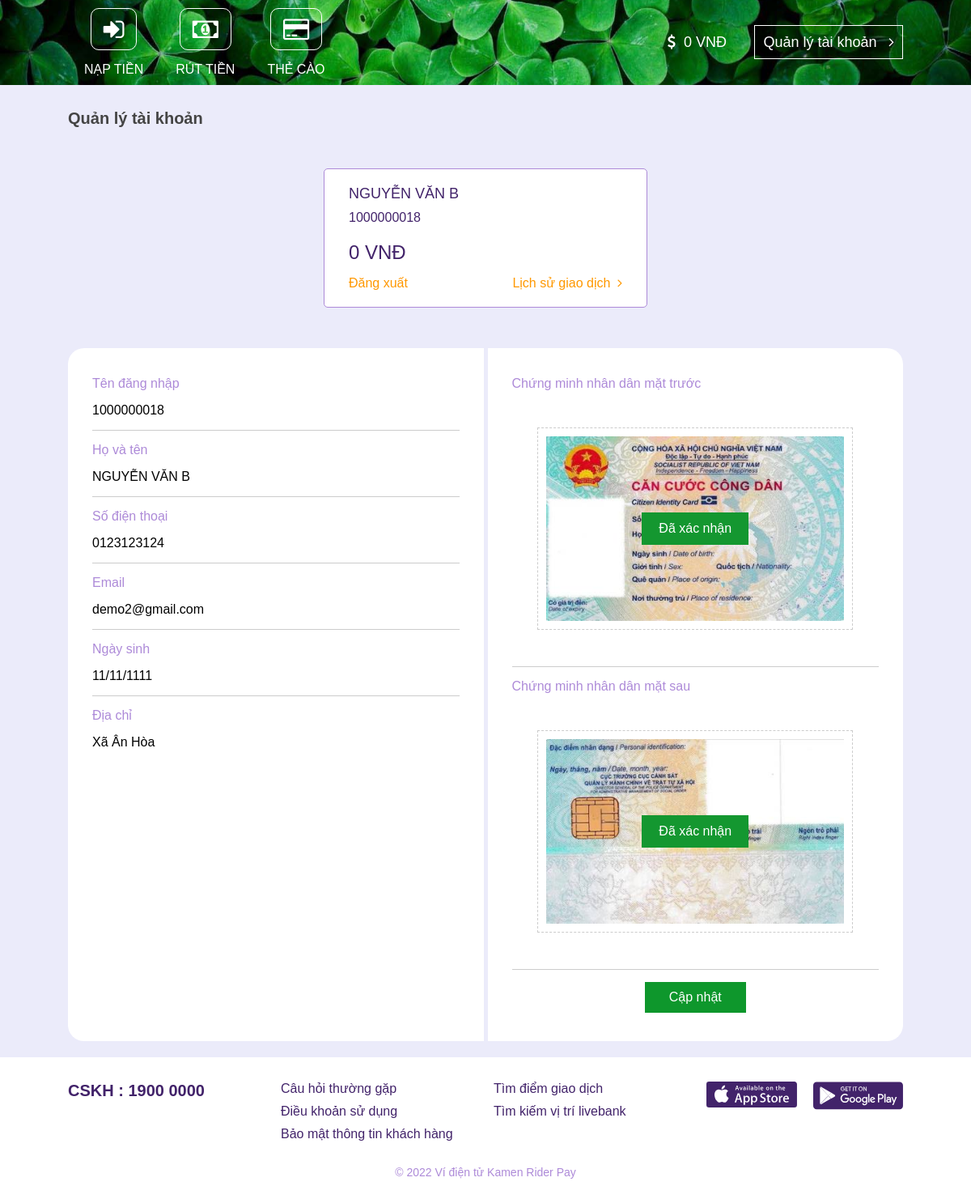
The app's page / (signed in) with its own data.
### tables this page shows
CREATE TABLE `identity_card` (
  `id` int PRIMARY KEY AUTO_INCREMENT,
  `customer_id` int NOT NULL,
  `font_identity_card` varchar(255) DEFAULT "",
  `back_identity_card` varchar(255) DEFAULT "",
  `confirm` int DEFAULT 0
);

CREATE TABLE `customer` (
  `id` int PRIMARY KEY AUTO_INCREMENT,
  `user` varchar(25) NOT NULL,
  `pass` varchar(255) NOT NULL,
  `full_name` varchar(255) NOT NULL,
  `phone_number` varchar(20) DEFAULT "",
  `email` varchar(255) NOT NULL,
  `date_of_birth` date NOT NULL,
  `address` varchar(255) DEFAULT "",
  `money` int DEFAULT 0,
  `date_created` timestamp,
  `user_type` int DEFAULT 0,
  `is_active` int DEFAULT 1
);

### backend.php (called while the page is built, shortened)
<?php
    if (file_exists('./DB.php'))
        require_once ('./DB.php');
    function isLogin()
    {
        if (isset($_SESSION['user']))
            return true;
        return false;
    }
    function getInformation() {
        $user = $_SESSION['user'];
        $info = db_select_query("SELECT *
                                FROM customer as c, identity_card as ic
                                WHERE c.id = ic.customer_id AND c.user = '$user'");
        return $info[0];
    }
    function convertStringToDateFormat($date)
    {
        return date('d', strtotime($date)). '/' . date('m', strtotime($date)) . '/' . date('Y', strtotime($date));
    }
?>

### DB.php (called while the page is built, shortened)
<?php
    function db_select_query($query)
    {
        $result = $GLOBALS['conn']->query($query);
        $arr = array();
        if ($result->num_rows > 0) {
            while($row = $result->fetch_assoc()) {
                array_push($arr, $row);
            }
        }
        return $arr;
    }
?>

### index.php (the view, shortened to what this page needs)
<?php
    require_once ('./backend.php');
?>
<?php
    require_once ('./_layout/_header.php');
?>
<div class="path">Quản lý tài khoản</div>
<div class="information">
    <div class="basic">
        <div class="full_name"><?= $info['full_name'] ?></div>
        <div class="user"><?= $info['user'] ?></div>
        <div class="surplus"><?= number_format($info['money']) ?></div>
        <div class="link_history">
            <a href="./logout.php">Đăng xuất</a>
            <a href="./history.php">Lịch sử giao dịch&nbsp;&nbsp;<i class="fa fa-angle-right"></i></a>
        </div>
    </div>
    <div class="detail">
        <div class="left">
            <div class="item">
                <div class="title">Tên đăng nhập</div>
                <span><?= $info['user'] ?></span>
            </div>
            <div class="item">
                <div class="title">Họ và tên</div>
                <span class="full-name"><?= $info['full_name'] ?></span>
            </div>
            <div class="item">
                <div class="title">Số điện thoại</div>
                <span><?= $info['phone_number'] ?></span>
            </div>
            <div class="item">
                <div class="title">Email</div>
                <span><?= $info['email'] ?></span>
            </div>
            <div class="item">
                <div class="title">Ngày sinh</div>
                <span><?= convertStringToDateFormat($info['date_of_birth']) ?></span>
            </div>
            <div class="item">
                <div class="title">Địa chỉ</div>
                <span><?= $info['address'] ?></span>
            </div>
        </div>
        <div class="right">
            <div class="item">
                <div class="title">Chứng minh nhân dân mặt trước</div>
                <div class="cmnd">
                    <label for="cmndTruoc">
                        <div class="noti">
                            <span class="<?= $info['confirm'] == 2 ? 'verified' : 'not-verified'; ?>"><?= $info['confirm'] == 0 ? 'Chưa xác minh' : ($info['confirm'] == 1 ? 'Bị từ chối' : 'Đã xác nhận'); ?></span>
                        </div>
                    </label>
                </div>
            </div>
            <div class="item">
                <div class="title">Chứng minh nhân dân mặt sau</div>
                <div class="cmnd">
                    <label for="cmndSau">
                        <div class="noti">
                            <span class="<?= $info['confirm'] == 2 ? 'verified' : 'not-verified'; ?>"><?= $info['confirm'] == 0 ? 'Chưa xác minh' : ($info['confirm'] == 1 ? 'Bị từ chối' : 'Đã xác nhận'); ?></span>
                        </div>
                    </label>
                </div>
            </div>
            <div class="item">
                <div class="btn-update-cmnd" data-check-change-cmnd='false'>Cập nhật</div>
            </div>
        </div>
    </div>
</div>
<?php
    require_once ('./_layout/_footer.php');
?>

### _layout/_header.php (shortened to what this page needs)
<?php
    $info = getInformation();
?>
<!DOCTYPE html>
<html lang="en">
<head>
    <link rel="stylesheet" href="https://cdnjs.cloudflare.com/ajax/libs/font-awesome/4.7.0/css/font-awesome.min.css">
    <link rel="stylesheet" href="https://cdnjs.cloudflare.com/ajax/libs/toastr.js/latest/toastr.css">
    <link rel="stylesheet" href="./style.css">
</head>
<body>
    <header>
        <div class="left">
            <a href="./depositing.php"><i class="fa fa-sign-in"></i><span>Nạp tiền</span></a>
            <a href="./withdraw_money.php"><i class="fa fa-money"></i><span>Rút tiền</span></a>
            <a href="./recharge_card.php"><i class="fa fa-credit-card"></i><span>Thẻ cào</span></a>
        </div>
        <div class="right">
            <span><i class="fa fa-dollar"></i><span id="my-money"><?= number_format($info['money']) ?></span></span>
            <a href="./">Quản lý tài khoản <i class="fa fa-angle-right"></i></a>
        </div>
    </header>

### style.css (style rules this page uses)
* { margin: 0; padding: 0; box-sizing: border-box; font-family: Arial, Helvetica, sans-serif; }
body { width: 100%; background-color: #EBEBFA; }
header { background: url('./Image/bg-header.jpg') no-repeat center; background-size: cover; display: flex; align-items: center; justify-content: space-between; padding: 0 7%; }
header > .left { display: flex; }
header > .left > a { display: flex; flex-flow: column; align-items: center; text-decoration: none; color: #fff; padding: 10px 20px; }
header > .left > a > i { font-size: 30px; color: #fff; border: 1px solid #fff; padding: 10px 15px; border-radius: 10px; }
header > .left > a > span { padding-top: 15px; text-transform: uppercase; }
header > .right > span { color: #fff; font-size: 18px; padding-right: 30px; }
header > .right > span > i { padding-right: 10px; }
header > .right > a { text-decoration: none; color: #fff; font-size: 18px; border: 1px solid #fff; padding: 10px; }
header > .right > a > i { padding-left: 10px; }
header > .right > span > span::after { content: ' VNĐ'; }
.path { padding: 30px 7%; font-size: 20px; font-weight: 600; color: #444; }
.information { width: 100%; padding: 0 7%; margin: 20px 0; text-align: center; }
.information > .basic { padding: 20px 30px; border: 1px solid #ad8ad8; display: inline-block; border-radius: 5px; color: #42236a; background-color: #fff; text-align: start; min-width: 400px; }
.information > .basic > .full_name { font-size: 18px; text-transform: uppercase; }
.information > .basic > .user { font-size: 16px; padding: 10px 0 20px 0; }
.information > .basic > .surplus { font-size: 24px; }
.information > .basic > .surplus::after { content: ' VNĐ'; }
.information > .basic > .link_history { width: 100%; margin-top: 15px; display: flex; justify-content: space-between; }
.information > .basic > .link_history > a { text-decoration: none; color: #FF9800; }
.information > .detail { display: flex; flex-flow: row nowrap; width: 100%; margin-top: 50px; gap: 5px }
.information > .detail > .left { background-color: #fff; padding: 20px 30px; border: none; border-radius: 20px 0 0 20px; width: 50%; }
.information > .detail > .left > .item { border-bottom: 1px solid #ccc; padding: 15px 0; display: flex; flex-flow: column; align-items: flex-start; }
.information > .detail > .left > .item:last-child { border: none; }
.information > .detail > .left > .item > .title { color: #ad8ad8; padding-bottom: 15px; }
.information > .detail > .left > .item > span { font-size: 16px; }
.information > .detail > .left > .item > span.full-name { text-transform: uppercase; }
.information > .detail > .right { background-color: #fff; padding: 20px 30px; border: none; border-radius: 0 20px 20px 0; width: 50%; }
.information > .detail > .right > .item { border-bottom: 1px solid #ccc; padding: 15px 0; display: flex; flex-flow: column; align-items: flex-start; }
.information > .detail > .right > .item:last-child { border: none; }
.information > .detail > .right > .item > .title { color: #ad8ad8; padding-bottom: 15px; }
.information > .detail > .right > .item > .cmnd { width: 100%; }
.information > .detail > .right > .item > .cmnd > label { width: 100%; height: 250px; padding: 10px; border: 1px dashed #ccc; display: block; cursor: pointer; position: relative; display: flex; justify-items: center; align-items: center; }
.information > .detail > .right > .item > .cmnd > label > .noti { position: absolute; width: calc(100% - 20px); height: calc(100% - 20px); display: flex; align-items: center; justify-content: center; z-index: 2; }
.information > .detail > .right > .item > .cmnd > label > .noti > span { padding: 10px 20px; text-align: center; font-size: 16px; color: #fff; background-color: #ad8ad8; border: 1px solid #ad8ad8; }
.information > .detail > .right > .item > .cmnd > label > .noti > span.verified { color: #fff; background-color: #149730; border: 1px solid #149730; }
.information > .detail > .right > .item > .btn-update-cmnd { background-color: #0e972c; margin: auto; padding: 10px 30px; font-size: 16px; color: #fff; cursor: pointer; }
.cmnd { padding: 30px 7%; width: 100%; }

### records on screen
identity_card: customer.money "0", customer.full_name "NGUYỄN VĂN B", customer.user "1000000018", customer.phone_number "0123123124", customer.email "demo2@gmail.com", customer.date_of_birth "11/11/1111", customer.address "Xã Ân Hòa"

### other values on screen
Title "Kamen Rider Pay"
